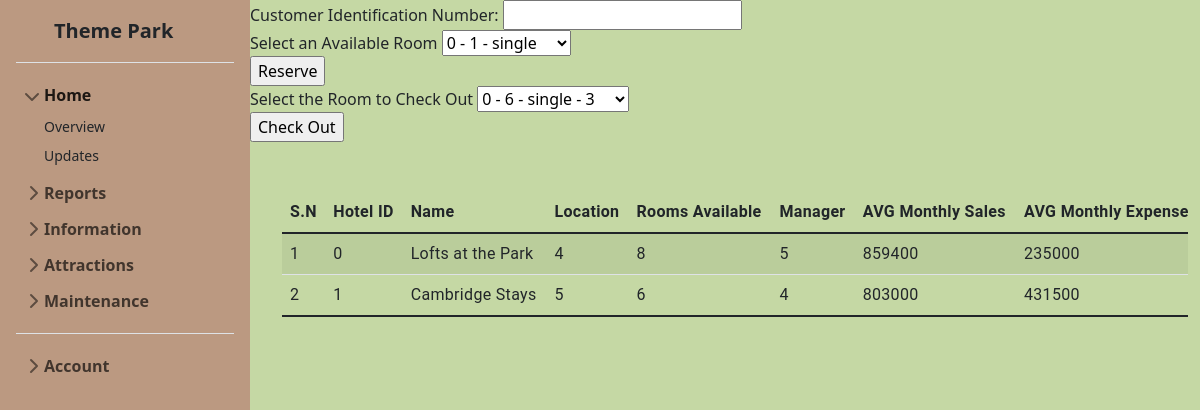
Screenshot of /Display_Hotels.php with the database file from the repository.
### tables this page shows
CREATE TABLE `hotels` (
  `hotel_id` int NOT NULL,
  `hotel_name` varchar(30) NOT NULL,
  `location_num` int NOT NULL,
  `supervisor` int NOT NULL,
  `sales_per_month` int DEFAULT NULL,
  `expense_per_month` int DEFAULT NULL,
  `is_deleted` tinyint(1) NOT NULL DEFAULT '0',
  PRIMARY KEY (`hotel_id`),
  KEY `supervisor` (`supervisor`),
  KEY `location_num` (`location_num`),
  CONSTRAINT `hotels_ibfk_1` FOREIGN KEY (`supervisor`) REFERENCES `employees` (`employee_id`),
  CONSTRAINT `hotels_ibfk_2` FOREIGN KEY (`location_num`) REFERENCES `locations` (`location_id`)
);

### Display_Hotels.php (the view, shortened to what this page needs)
<?php
	include('Hotels.php');
?>
<!DOCTYPE html>
<html>
<head>
    <form method = "POST">
        <label>Customer Identification Number:</label>
        <input type="number" name = "c_id" required><br>
        <label>Select an Available Room</label>
        <select name = "Room">
            <?php
                $query = "SELECT hotel_id, room_num, room_type FROM hotel_rooms WHERE occupied = 0 and need_cleaning = 0 and is_deleted = 0";
                $result = $conn -> query($query);
                while($row = mysqli_fetch_array($result)):;
                    $hotel = $row['hotel_id'];
                    $room_num = $row["room_num"];
                    $room_type = $row['room_type'];?>
                    <option value = "<?php echo "$hotel  |  $room_num  |  $room_type";?>">
                    <?php echo $hotel . " - " . $room_num . " - " . $room_type;
            ?>
            </option>
            <?php endwhile; ?>
        </select>
        <br>
        <input type = "submit" value = "Reserve" name = "reserve">
        <br>
        <form method = "POST">
        <label>Select the Room to Check Out</label>
        <select name = "Check">
            <?php
                $query = "SELECT hotel_id, room_num, room_type, customer_id FROM hotel_rooms WHERE occupied = 1 and is_deleted = 0";
                $result = $conn -> query($query);
                while($row = mysqli_fetch_array($result)):;
                    $hotel = $row['hotel_id'];
                    $room_num = $row["room_num"];
                    $room_type = $row['room_type'];
                    $customer_id = $row['customer_id']?>
                    <option value = "<?php echo "$hotel  |  $room_num  |  $room_type  |  $customer_id";?>">
                    <?php echo $hotel . " - " . $room_num . " - " . $room_type . " - " . $customer_id;
            ?>
            </option>
            <?php endwhile; ?>
        </select>
        <br>
        <input type = "submit" value = "Check Out" name = "CheckOut">
        <br>
</body>
</html>
</head>
<body>
<div class = "container">
	<div class = "row">
	<div class = "col-sm-12">
	        <div class = "table-responsive">
            <table id ="tableName" class = "table table-striped">
            <thead><tr><th>S.N</th>
            <th>Hotel ID</th>
            <th>Name</th>
            <th>Location</th>
            <th>Rooms Available</th>
            <th>Manager</th>
            <th>AVG Monthly Sales</th>
            <th>AVG Monthly Expenses</th>
        </thead>
        <tbody>
        <?php
            if(is_array($fetchData))
            {
                $sn = 1;
                foreach($fetchData as $data)
                {
                        ?>
                    <tr>
                    <td><?php echo $sn; ?></td>
                    <td><?php echo $data['hotel_id']??''?></td>
                    <td><?php echo $data['hotel_name']??''?></td>
                    <td><?php echo $data['location_num']??''?></td>
                    <?php
                    $query = "SELECT SUM(occupied = 1) AS sum FROM hotel_rooms WHERE hotel_id = " . $data['hotel_id'];
                    $result = mysqli_query($conn, $query);
                    while($row = mysqli_fetch_assoc($result))
                    {
                        $rooms_oc = $row['sum'];
                    }
                    $query = "SELECT MAX(room_num) AS num_rooms FROM hotel_rooms WHERE hotel_id = " . $data['hotel_id'];
                    $result = mysqli_query($conn, $query);
                    while($row = mysqli_fetch_assoc($result))
                    {
                        $tot_rooms = $row['num_rooms'];
                    }
                    $rooms_av = $tot_rooms - $rooms_oc;
                    ?>
                    <td><?php echo $rooms_av?></td>
                    <td><?php echo $data['supervisor']??''?></td>
                    <td><?php echo $data['sales_per_month']??''?></td>
                    <td><?php echo $data['expense_per_month']??''?></td>
                    </tr>
                    <?php
                    $sn++;
                }
            }
            else
            {
                ?>
                <tr>
                    <td colspan="8">
                <?php echo $fetchData; }?>
            </tbody>
            </table>
            </div>
        </div>
    </div>
</div>

### style.css (style rules this page uses)
html { height: -webkit-fill-available; }
body { display: flex; min-height: 100vh; background: #C5D8A4; }
table { margin-top: 50px; margin-left: 20px; margin-right: 20px; }
.table { font-family: Roboto, sans-serif; letter-spacing: 0.02em; position: relative; border-collapse: collapse; }
:root { --color1: #F4FCD9; --color2: #C5D8A4; --color3: #BB9981; --color4: #534340; }

### rows the page displays
hotels: hotel_id "0", hotel_name "Lofts at the Park", location_num "4", rooms_av "8", supervisor "5", sales_per_month "859400", expense_per_month "235000"
hotels: hotel_id "1", hotel_name "Cambridge Stays", location_num "5", rooms_av "6", supervisor "4", sales_per_month "803000", expense_per_month "431500"

### other values shown
form field Room "0 - 1 - single"
form field Check "0 - 6 - single - 3"
